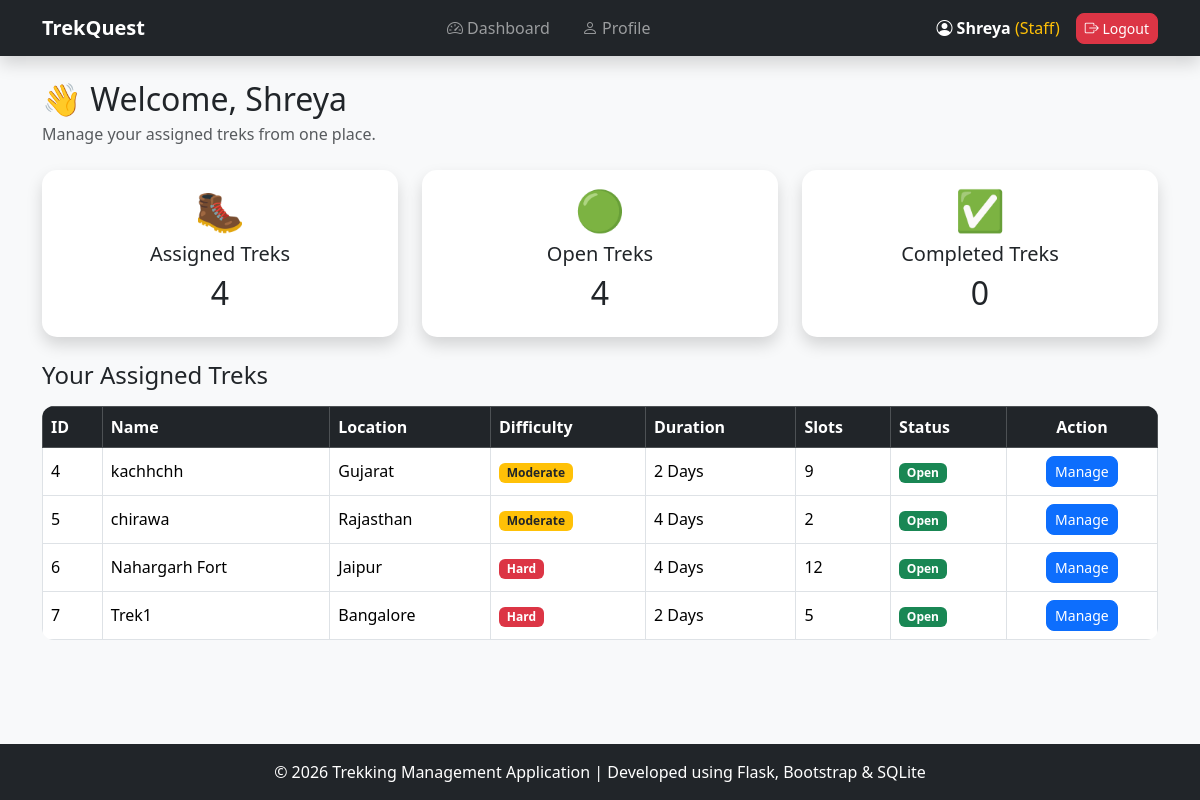
Page /staff-dashboard (signed in) on the committed database.
### models.py (models this page shows, shortened)
class User(UserMixin, db.Model):
    __tablename__ = "users"
    id = db.Column(
        db.Integer,
        primary_key=True
    )
    name = db.Column(
        db.String(100),
        nullable=False
    )
    email = db.Column(
        db.String(100),
        unique=True,
        nullable=False
    )
    password = db.Column(
        db.String(200),
        nullable=False
    )
    role = db.Column(
        db.String(20),
        nullable=False
    )
    status = db.Column(
        db.String(20),
        default="active"
    )

class Trek(db.Model):
    __tablename__ = "treks"
    id = db.Column(
        db.Integer,
        primary_key=True
    )
    name = db.Column(
        db.String(100),
        nullable=False
    )
    location = db.Column(
        db.String(100)
    )
    difficulty = db.Column(
        db.String(50)
    )
    duration = db.Column(
        db.Integer
    )
    available_slots = db.Column(
        db.Integer
    )
    start_date = db.Column(
        db.String(50)
    )
    end_date = db.Column(
        db.String(50)
    )
    status = db.Column(
        db.String(50),
        default="Open"
    )
    staff_id = db.Column(
        db.Integer,
        db.ForeignKey("users.id")
    )
    staff = db.relationship(
    "User",
    foreign_keys=[staff_id]
    )

### app.py (the view)
@app.route("/staff-dashboard")
@login_required
def staff_dashboard():
    if current_user.role != "staff":
        flash("Access Denied", "danger")
        return redirect(url_for("login"))
    treks = Trek.query.filter_by(
        staff_id=current_user.id
    ).all()
    return render_template(
        "staff_dashboard.html",
        treks=treks
    )

### app.py (called while the page is built)
@login_manager.user_loader
def load_user(user_id):
    return User.query.get(
        int(user_id)
    )

### templates/staff_dashboard.html
{% extends "base.html" %}
{% block content %}
<div class="container mb-5">
    <h2 class="mb-1">
        👋 Welcome, {{ current_user.name }}
    </h2>
    <p class="text-muted mb-4">
        Manage your assigned treks from one place.
    </p>
    <div class="row g-4 mb-4">
        <div class="col-md-4">
            <div class="card shadow border-0 text-center">
                <div class="card-body">
                    <h1>🥾</h1>
                    <h5>Assigned Treks</h5>
                    <h2>{{ treks|length }}</h2>
                </div>
            </div>
        </div>
        <div class="col-md-4">
            <div class="card shadow border-0 text-center">
                <div class="card-body">
                    <h1>🟢</h1>
                    <h5>Open Treks</h5>
                    <h2>
                        {{ treks|selectattr('status','equalto','Open')|list|length }}
                    </h2>
                </div>
            </div>
        </div>
        <div class="col-md-4">
            <div class="card shadow border-0 text-center">
                <div class="card-body">
                    <h1>✅</h1>
                    <h5>Completed Treks</h5>
                    <h2>
                        {{ treks|selectattr('status','equalto','Completed')|list|length }}
                    </h2>
                </div>
            </div>
        </div>
    </div>
    <h4 class="mb-3">
        Your Assigned Treks
    </h4>
    {% if treks %}
    <table class="table table-bordered table-hover align-middle">
        <thead class="table-dark">
        <tr>
            <th>ID</th>
            <th>Name</th>
            <th>Location</th>
            <th>Difficulty</th>
            <th>Duration</th>
            <th>Slots</th>
            <th>Status</th>
            <th class="text-center">Action</th>
        </tr>
        </thead>
        <tbody>
        {% for trek in treks %}
        <tr>
            <td>{{ trek.id }}</td>
            <td>{{ trek.name }}</td>
            <td>{{ trek.location }}</td>
            <td>
                {% if trek.difficulty=="Easy" %}
                    <span class="badge bg-success">Easy</span>
                {% elif trek.difficulty=="Moderate" %}
                    <span class="badge bg-warning text-dark">Moderate</span>
                {% else %}
                    <span class="badge bg-danger">Hard</span>
                {% endif %}
            </td>
            <td>{{ trek.duration }} Days</td>
            <td>{{ trek.available_slots }}</td>
            <td>
                {% if trek.status=="Open" %}
                    <span class="badge bg-success">Open</span>
                {% elif trek.status=="Started" %}
                    <span class="badge bg-warning text-dark">Started</span>
                {% elif trek.status=="Completed" %}
                    <span class="badge bg-primary">Completed</span>
                {% else %}
                    <span class="badge bg-secondary">{{ trek.status }}</span>
                {% endif %}
            </td>
            <td class="text-center">
                <a href="{{ url_for('manage_trek', trek_id=trek.id) }}"
                class="btn btn-primary btn-sm">
                    Manage
                </a>
            </td>
        </tr>
        {% endfor %}
        </tbody>
    </table>
    {% else %}
    <div class="alert alert-warning">
        No trek assigned yet.
    </div>
    {% endif %}
</div>
{% endblock %}

### templates/base.html (shortened to what this page needs)
<!DOCTYPE html>
<html lang="en">
<head>
    <link href="https://cdn.jsdelivr.net/npm/bootstrap@5.3.3/dist/css/bootstrap.min.css" rel="stylesheet">
    <link rel="stylesheet" href="https://cdn.jsdelivr.net/npm/bootstrap-icons@1.11.3/font/bootstrap-icons.min.css">
</head>
<body class="d-flex flex-column min-vh-100">
    {% if request.endpoint != "home" %}
    <nav class="navbar navbar-expand-lg navbar-dark bg-dark shadow">
        {% endif %}
        <div class="container">
            {% if current_user.is_authenticated %}
            <a class="navbar-brand fw-bold" href="/">TrekQuest</a>
            <div class="collapse navbar-collapse" id="navbarMenu">
                <ul class="navbar-nav mx-auto gap-3">
                    {% if current_user.role=="admin" %}
                    <li class="nav-item">
                        <a class="nav-link" href="{{ url_for('admin_dashboard') }}">
                            <i class="bi bi-speedometer2"></i> Dashboard
                        </a>
                    </li>
                    <li class="nav-item">
                        <a class="nav-link" href="{{ url_for('view_treks') }}">
                            <i class="bi bi-map"></i> Treks
                        </a>
                    </li>
                    <li class="nav-item">
                        <a class="nav-link" href="{{ url_for('add_trek') }}">
                            <i class="bi bi-plus-circle"></i> Add Trek
                        </a>
                    </li>
                    <li class="nav-item">
                        <a class="nav-link" href="{{ url_for('manage_staff') }}">
                            <i class="bi bi-person-badge"></i> Staff
                        </a>
                    </li>
                    <li class="nav-item">
                        <a class="nav-link" href="{{ url_for('manage_users') }}">
                            <i class="bi bi-people"></i> Users
                        </a>
                    </li>
                    <li class="nav-item">
                        <a class="nav-link" href="{{ url_for('view_bookings') }}">
                            <i class="bi bi-journal-bookmark"></i> Bookings
                        </a>
                    </li>
                    {% elif current_user.role=="staff" %}
                    <li class="nav-item">
                        <a class="nav-link" href="{{ url_for('staff_dashboard') }}">
                            <i class="bi bi-speedometer2"></i> Dashboard
                        </a>
                    </li>
                    <li class="nav-item">
                        <a class="nav-link" href="{{ url_for('edit_profile') }}">
                            <i class="bi bi-person"></i> Profile
                        </a>
                    </li>
                    {% endif %}
                </ul>
                <div class="d-flex align-items-center">
                    <span class="text-white me-3">
                        <i class="bi bi-person-circle"></i>
                        <strong>{{ current_user.name }}</strong>
                        <span class="text-warning">
                            ({{ current_user.role|capitalize }})
                        </span>
                    </span>
                    <a href="{{ url_for('logout') }}" class="btn btn-danger btn-sm">
                        <i class="bi bi-box-arrow-right"></i>
                        Logout
                    </a>
                </div>
            </div>
            {% endif %}
        </div>
    </nav>
    <main class="flex-grow-1">
        <div class="m-4">
            {% block content %}
            {% endblock %}
        </div>
    </main>
    {% if request.endpoint != "home" %}
    <footer class="bg-dark text-white text-center py-3 mt-auto">
        © 2026 Trekking Management Application |
        Developed using Flask, Bootstrap & SQLite
    </footer>
    {% endif %}
</body>
</html>

### rows in the picture
User: name "Shreya", role "Staff"
Trek: id "4", name "kachhchh", location "Gujarat", difficulty "Moderate", duration "2", available_slots "9", status "Open"
Trek: id "5", name "chirawa", location "Rajasthan", difficulty "Moderate", duration "4", available_slots "2", status "Open"
Trek: id "6", name "Nahargarh Fort", location "Jaipur", difficulty "Hard", duration "4", available_slots "12", status "Open"
Trek: id "7", name "Trek1", location "Bangalore", difficulty "Hard", duration "2", available_slots "5", status "Open"

### other values in the picture
{{ treks|length }} "4"
{{ treks|selectattr('status','equalto','Open')|list|length }} "4"
{{ treks|selectattr('status','equalto','Completed')|list|length }} "0"
